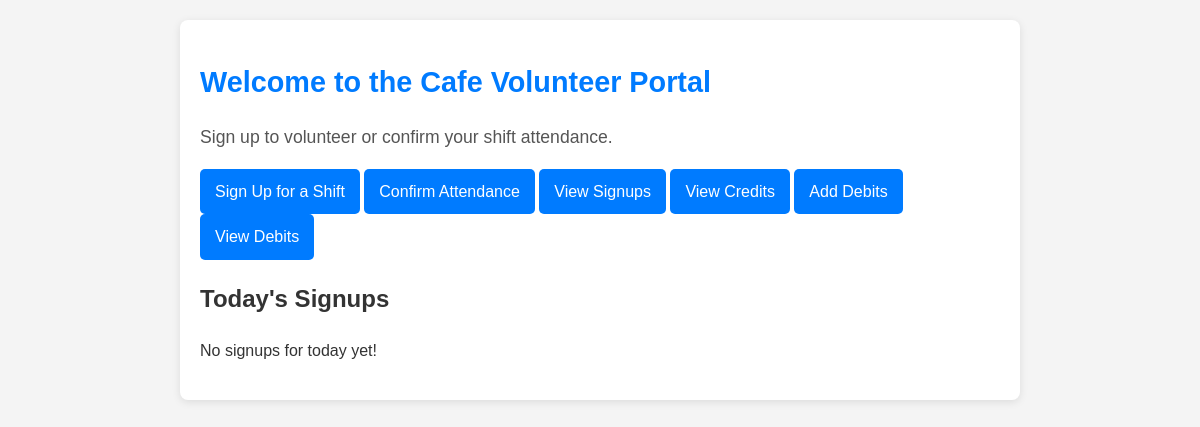
Before: / with the older database file.
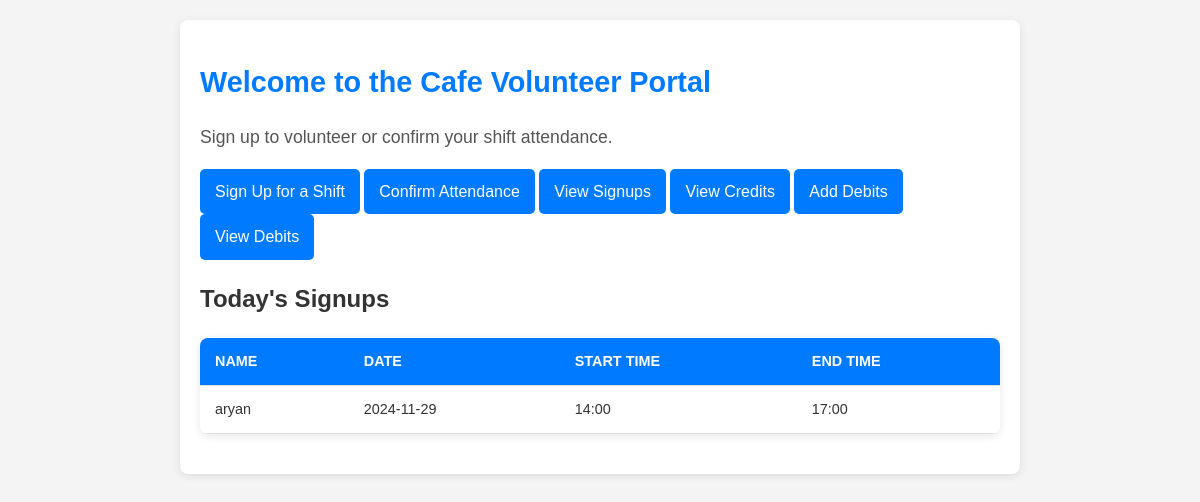
After: the same page with the newer database file.
### tables this page shows
CREATE TABLE Signups (
    id INTEGER PRIMARY KEY AUTOINCREMENT,
    name TEXT NOT NULL,
    date DATE NOT NULL,
    start_time TIME NOT NULL,
    end_time TIME NOT NULL,
    attendance TEXT DEFAULT 'Pending'
);

### app.py (the view)
@app.route("/")
def index():
    conn = get_db_connection()
    today = datetime.now().strftime("%Y-%m-%d")
    today_signups = conn.execute("SELECT * FROM Signups WHERE date = ?", (today,)).fetchall()
    conn.close()
    return render_template("home.html", today_signups=today_signups)

### app.py (called while the page is built)
def get_db_connection():
    conn = sqlite3.connect(DATABASE)
    conn.row_factory = sqlite3.Row
    return conn

### templates/home.html (shortened to what this page needs)
<!DOCTYPE html>
<html lang="en">
<head>
    <link rel="stylesheet" href="{{ url_for('static', filename='css/styles.css') }}">
</head>
<body>
    <div class="container">
        <header>
            <h1>Welcome to the Cafe Volunteer Portal</h1>
            <p>Sign up to volunteer or confirm your shift attendance.</p>
        </header>
        <div class="button-group">
            <a href="/signup" class="button">Sign Up for a Shift</a>
            <a href="/confirm" class="button">Confirm Attendance</a>
            <a href="/signups" class="button">View Signups</a>
            <a href="/credits" class="button">View Credits</a>
            <a href="/debit" class="button">Add Debits</a>
            <a href="/debits" class="button">View Debits</a>
        </div>
        <section>
            <h2>Today's Signups</h2>
            {% if today_signups %}
            <table>
                <tr>
                    <th>Name</th>
                    <th>Date</th>
                    <th>Start Time</th>
                    <th>End Time</th>
                </tr>
                {% for signup in today_signups %}
                <tr>
                    <td>{{ signup.name }}</td>
                    <td>{{ signup.date }}</td>
                    <td>{{ signup.start_time }}</td>
                    <td>{{ signup.end_time }}</td>
                </tr>
                {% endfor %}
            </table>
            {% else %}
            <p>No signups for today yet!</p>
            {% endif %}
        </section>
    </div>
</body>
</html>

Changed rows visible on the page:
added Signups: name "aryan", date "2024-11-29", start_time "14:00", end_time "17:00"
Other visible differences:
text no longer shown: "No signups for today yet!"
text now shown: "NAME DATE START TIME END TIME"
